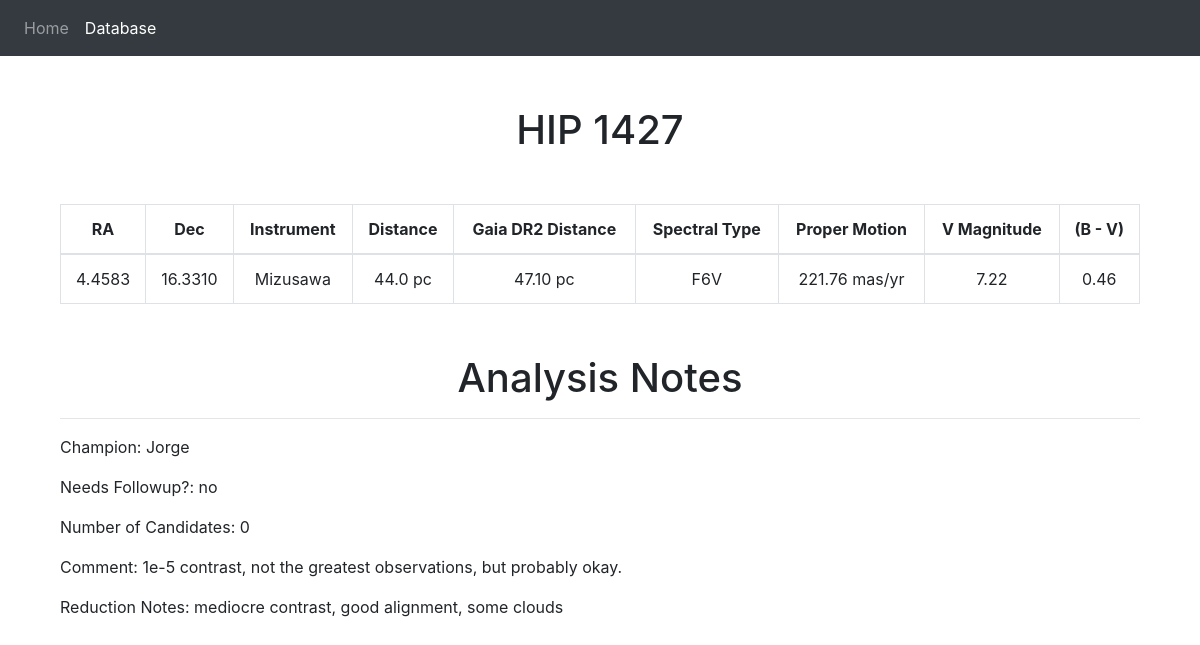
The page /keckdatabase/objects/2 on the database its author committed.
### keckdatabase/models.py (models this page shows, shortened)
class Object(models.Model):
    obj_id = models.IntegerField(primary_key=True, blank=True)
    name = models.TextField(blank=True, null=True)
    ra = models.DecimalField(blank=True, null=True, max_digits=10, decimal_places=4)  # This field type is a guess.
    dec = models.DecimalField(blank=True, null=True, max_digits=10, decimal_places=4)  # This field type is a guess.
    champion = models.TextField(blank=True, null=True)
    class Meta:
        managed = False
        db_table = 'Object'

class Measurements(models.Model):
    obj = models.OneToOneField('Object', primary_key=True, on_delete=models.CASCADE, blank=True)
    mtype = models.TextField(blank=True, null=True)
    distance = models.DecimalField(blank=True, null=True, max_digits=5, decimal_places=1)  # This field type is a guess.
    gaiadistance = models.DecimalField(blank=True, null=True, max_digits=20, decimal_places=2)  # This field type is a guess.
    sptype = models.TextField(blank=True, null=True)
    propermotion = models.DecimalField(blank=True, null=True, max_digits=5, decimal_places=2)
    vmag = models.DecimalField(blank=True, null=True, max_digits=5, decimal_places=2)
    bminusv = models.DecimalField(blank=True, null=True, max_digits=5, decimal_places=2)
    class Meta:
        managed = False
        db_table = 'Measurements'

class Observations(models.Model):
    obj = models.OneToOneField('Object', primary_key=True, on_delete=models.CASCADE, blank=True)
    followup = models.BooleanField(blank=True, null=True)
    candidates = models.IntegerField(blank=True, null=True)
    reductionnotes = models.TextField(blank=True, null=True)
    comment = models.TextField(blank=True, null=True)
    class Meta:
        managed = False
        db_table = 'Observations'

### keckdatabase/views.py (the view)
# urls.py: path('objects/<int:pk>', views.ObjectDetailView.as_view(), name="object-detail"),
class ObjectDetailView(generic.DetailView):
    model = Object
    context_object_name = "object-detail"
    def get_context_data(self, **kwargs):
        context = super(ObjectDetailView, self).get_context_data(**kwargs)
        obj_id = self.kwargs['pk']
        context['measurement'] = Measurements.objects.get(obj=obj_id)
        context['observation'] = Observations.objects.get(obj=obj_id)
        context["list_page"] = "active"
        return context

### keckdatabase/templates/keckdatabase/object_detail.html
{% extends "base_generic.html" %}
{% block content %}
<h1 align="center">{{object.name}}</h1>
<table class="table table-bordered" style="margin-top: 50px; margin-bottom: 50px;">
    <thead>
      <tr align="center">
        <th scope="col">RA</th>
        <th scope="col">Dec</th>
        <th scope="col">Instrument</th>
        <th scope="col">Distance</th>
        <th scope="col">Gaia DR2 Distance</th>
        <th scope="col">Spectral Type</th>
        <th scope="col">Proper Motion</th>
        <th scope="col">V Magnitude</th>
        <th scope="col">(B - V)</th>
      </tr>
    </thead>
    <tbody>
        <tr align="center">
          <td>{{ object.ra }}</td>
          <td>{{ object.dec }}</td>
          <td>{{measurement.mtype}}</td>
          <td>{{measurement.distance}} pc</td>
          <td>{{measurement.gaiadistance}} pc</td>
          <td>{{measurement.sptype}}</td>
          <td>{{measurement.propermotion}} mas/yr</td>
          <td>{{measurement.vmag}}</td>
          <td>{{measurement.bminusv}}</td>
        </tr>
    </tbody>
  </table>
    <h1 align="center">Analysis Notes</h1>
    <hr>
    <p>Champion: {{ object.champion }}</p>
    <p>Needs Followup?: {{observation.followup}}</p>
    <p>Number of Candidates: {{observation.candidates}}</p>
    <p>Comment: {{observation.comment}}</p>
    <p>Reduction Notes: {{observation.reductionnotes}}</p>
{% endblock %}

### rows shown on the page
Object: name "HIP 1427", ra "4.4583", dec "16.3310", champion "Jorge"
Measurements: mtype "Mizusawa", distance "44.0", gaiadistance "47.10", sptype "F6V", propermotion "221.76", vmag "7.22", bminusv "0.46"
Observations: followup "no", candidates "0", comment "1e-5 contrast, not the greatest observations, but probably okay.", reductionnotes "mediocre contrast, good alignment, some clouds"
